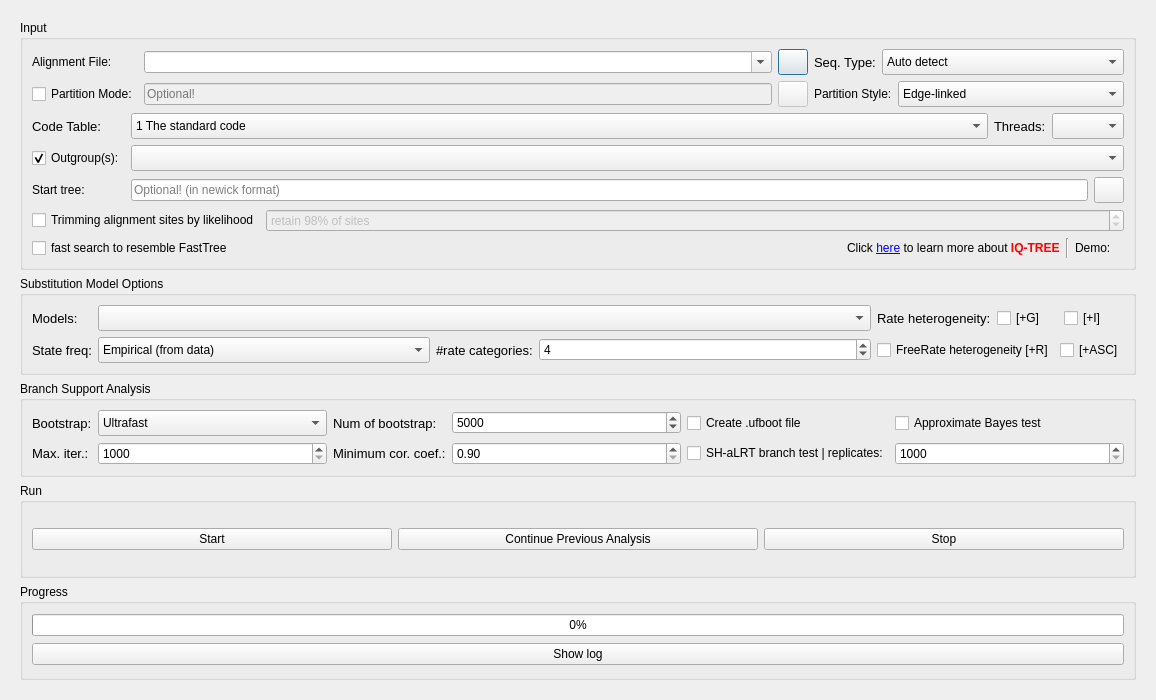
<?xml version="1.0" encoding="UTF-8"?>
<ui version="4.0">
 <class>IQTREE</class>
 <widget class="QDialog" name="IQTREE">
  <property name="geometry">
   <rect>
    <x>0</x>
    <y>0</y>
    <width>1156</width>
    <height>700</height>
   </rect>
  </property>
  <property name="windowTitle">
   <string>IQ-TREE</string>
  </property>
  <layout class="QGridLayout" name="gridLayout_5">
   <item row="0" column="0">
    <widget class="QScrollArea" name="scrollArea">
     <property name="frameShape">
      <enum>QFrame::NoFrame</enum>
     </property>
     <property name="lineWidth">
      <number>0</number>
     </property>
     <property name="widgetResizable">
      <bool>true</bool>
     </property>
     <widget class="QWidget" name="scrollAreaWidgetContents">
      <property name="geometry">
       <rect>
        <x>0</x>
        <y>0</y>
        <width>1134</width>
        <height>678</height>
       </rect>
      </property>
      <layout class="QVBoxLayout" name="verticalLayout_2">
       <item>
        <widget class="QGroupBox" name="groupBox_4">
         <property name="title">
          <string>Input</string>
         </property>
         <layout class="QVBoxLayout" name="verticalLayout">
          <item>
           <layout class="QHBoxLayout" name="horizontalLayout_6" stretch="5,2">
            <item>
             <layout class="QGridLayout" name="gridLayout_2">
              <item row="0" column="0">
               <widget class="QLabel" name="label_5">
                <property name="text">
                 <string>Alignment File:</string>
                </property>
               </widget>
              </item>
              <item row="0" column="1">
               <widget class="ListQCombobox" name="comboBox_11">
                <property name="sizePolicy">
                 <sizepolicy hsizetype="Expanding" vsizetype="Fixed">
                  <horstretch>0</horstretch>
                  <verstretch>0</verstretch>
                 </sizepolicy>
                </property>
                <property name="acceptDrops">
                 <bool>true</bool>
                </property>
                <property name="editable">
                 <bool>true</bool>
                </property>
                <property name="sizeAdjustPolicy">
                 <enum>QComboBox::AdjustToMinimumContentsLength</enum>
                </property>
               </widget>
              </item>
              <item row="0" column="2">
               <widget class="QPushButton" name="pushButton_3">
                <property name="sizePolicy">
                 <sizepolicy hsizetype="Fixed" vsizetype="Fixed">
                  <horstretch>0</horstretch>
                  <verstretch>0</verstretch>
                 </sizepolicy>
                </property>
                <property name="minimumSize">
                 <size>
                  <width>30</width>
                  <height>26</height>
                 </size>
                </property>
                <property name="maximumSize">
                 <size>
                  <width>30</width>
                  <height>26</height>
                 </size>
                </property>
                <property name="styleSheet">
                 <string notr="true"/>
                </property>
                <property name="text">
                 <string/>
                </property>
               </widget>
              </item>
              <item row="1" column="0">
               <widget class="QCheckBox" name="checkBox_8">
                <property name="text">
                 <string>Partition Mode:</string>
                </property>
               </widget>
              </item>
              <item row="1" column="1">
               <widget class="InputQLineEdit" name="lineEdit_3">
                <property name="enabled">
                 <bool>false</bool>
                </property>
                <property name="cursor">
                 <cursorShape>ArrowCursor</cursorShape>
                </property>
                <property name="readOnly">
                 <bool>true</bool>
                </property>
                <property name="placeholderText">
                 <string>Optional!</string>
                </property>
               </widget>
              </item>
              <item row="1" column="2">
               <widget class="QPushButton" name="pushButton_22">
                <property name="enabled">
                 <bool>false</bool>
                </property>
                <property name="sizePolicy">
                 <sizepolicy hsizetype="Fixed" vsizetype="Fixed">
                  <horstretch>0</horstretch>
                  <verstretch>0</verstretch>
                 </sizepolicy>
                </property>
                <property name="minimumSize">
                 <size>
                  <width>30</width>
                  <height>26</height>
                 </size>
                </property>
                <property name="maximumSize">
                 <size>
                  <width>30</width>
                  <height>26</height>
                 </size>
                </property>
                <property name="styleSheet">
                 <string notr="true"/>
                </property>
                <property name="text">
                 <string/>
                </property>
               </widget>
              </item>
             </layout>
            </item>
            <item>
             <layout class="QGridLayout" name="gridLayout_6">
              <item row="0" column="0">
               <widget class="QLabel" name="label_24">
                <property name="font">
                 <font>
                  <pointsize>10</pointsize>
                 </font>
                </property>
                <property name="text">
                 <string>Seq. Type:</string>
                </property>
                <property name="buddy">
                 <cstring>comboBox_3</cstring>
                </property>
               </widget>
              </item>
              <item row="0" column="1" colspan="2">
               <widget class="QComboBox" name="comboBox_3">
                <property name="sizePolicy">
                 <sizepolicy hsizetype="Expanding" vsizetype="Fixed">
                  <horstretch>0</horstretch>
                  <verstretch>0</verstretch>
                 </sizepolicy>
                </property>
                <property name="minimumSize">
                 <size>
                  <width>100</width>
                  <height>26</height>
                 </size>
                </property>
                <item>
                 <property name="text">
                  <string>Auto detect</string>
                 </property>
                </item>
                <item>
                 <property name="text">
                  <string>DNA</string>
                 </property>
                </item>
                <item>
                 <property name="text">
                  <string>Protein</string>
                 </property>
                </item>
                <item>
                 <property name="text">
                  <string>Codon</string>
                 </property>
                </item>
                <item>
                 <property name="text">
                  <string>Binary</string>
                 </property>
                </item>
                <item>
                 <property name="text">
                  <string>Morphology</string>
                 </property>
                </item>
                <item>
                 <property name="text">
                  <string>DNA--&gt;AA</string>
                 </property>
                </item>
               </widget>
              </item>
              <item row="1" column="0" colspan="2">
               <widget class="QLabel" name="label_8">
                <property name="text">
                 <string>Partition Style:</string>
                </property>
               </widget>
              </item>
              <item row="1" column="2">
               <widget class="QComboBox" name="comboBox_5">
                <property name="enabled">
                 <bool>true</bool>
                </property>
                <property name="sizePolicy">
                 <sizepolicy hsizetype="Expanding" vsizetype="Fixed">
                  <horstretch>0</horstretch>
                  <verstretch>0</verstretch>
                 </sizepolicy>
                </property>
                <property name="minimumSize">
                 <size>
                  <width>95</width>
                  <height>26</height>
                 </size>
                </property>
                <item>
                 <property name="text">
                  <string>Edge-linked</string>
                 </property>
                </item>
                <item>
                 <property name="text">
                  <string>Edge-unlinked</string>
                 </property>
                </item>
               </widget>
              </item>
             </layout>
            </item>
           </layout>
          </item>
          <item>
           <layout class="QGridLayout" name="gridLayout_4">
            <item row="0" column="2">
             <widget class="QComboBox" name="comboBox_9">
              <property name="sizePolicy">
               <sizepolicy hsizetype="Expanding" vsizetype="Fixed">
                <horstretch>0</horstretch>
                <verstretch>0</verstretch>
               </sizepolicy>
              </property>
              <property name="minimumSize">
               <size>
                <width>114</width>
                <height>26</height>
               </size>
              </property>
              <property name="maximumSize">
               <size>
                <width>16777215</width>
                <height>26</height>
               </size>
              </property>
              <property name="styleSheet">
               <string notr="true"/>
              </property>
              <item>
               <property name="text">
                <string>1 The standard code</string>
               </property>
              </item>
              <item>
               <property name="text">
                <string>2 Vertebrate mitochondrial code</string>
               </property>
              </item>
              <item>
               <property name="text">
                <string>3 The Yeast Mitochondrial Code</string>
               </property>
              </item>
              <item>
               <property name="text">
                <string>4 Mold, Protozoan, and Coelenterate Mitochondrial code and Mycoplasma/Spiroplasma code</string>
               </property>
              </item>
              <item>
               <property name="text">
                <string>5 Invertebrate mitochondrial</string>
               </property>
              </item>
              <item>
               <property name="text">
                <string>6 The Ciliate, Dasycladacean and Hexamita Nuclear Code</string>
               </property>
              </item>
              <item>
               <property name="text">
                <string>9 Echinoderm and Flatworm mitochondrial code</string>
               </property>
              </item>
              <item>
               <property name="text">
                <string>10 The Euplotid Nuclear Code</string>
               </property>
              </item>
              <item>
               <property name="text">
                <string>11 The Bacterial, Archaeal and Plant Plastid Code</string>
               </property>
              </item>
              <item>
               <property name="text">
                <string>12 The Alternative Yeast Nuclear Code</string>
               </property>
              </item>
              <item>
               <property name="text">
                <string>13 Ascidian mitochondrial code</string>
               </property>
              </item>
              <item>
               <property name="text">
                <string>14 Alternative flatworm mitochondrial code</string>
               </property>
              </item>
              <item>
               <property name="text">
                <string>16 Chlorophycean Mitochondrial Code</string>
               </property>
              </item>
              <item>
               <property name="text">
                <string>21 Trematode Mitochondrial Code</string>
               </property>
              </item>
              <item>
               <property name="text">
                <string>22 Scenedesmus obliquus Mitochondrial Code</string>
               </property>
              </item>
              <item>
               <property name="text">
                <string>23 Thraustochytrium Mitochondrial Code</string>
               </property>
              </item>
              <item>
               <property name="text">
                <string>24 Pterobranchia Mitochondrial Code</string>
               </property>
              </item>
              <item>
               <property name="text">
                <string>25 Candidate Division SR1 and Gracilibacteria Code</string>
               </property>
              </item>
             </widget>
            </item>
            <item row="0" column="3">
             <widget class="QLabel" name="label_27">
              <property name="font">
               <font>
                <pointsize>10</pointsize>
               </font>
              </property>
              <property name="text">
               <string>Threads:</string>
              </property>
              <property name="alignment">
               <set>Qt::AlignLeading|Qt::AlignLeft|Qt::AlignVCenter</set>
              </property>
             </widget>
            </item>
            <item row="0" column="4" colspan="2">
             <widget class="QComboBox" name="comboBox_6">
              <property name="sizePolicy">
               <sizepolicy hsizetype="Expanding" vsizetype="Fixed">
                <horstretch>0</horstretch>
                <verstretch>0</verstretch>
               </sizepolicy>
              </property>
              <property name="minimumSize">
               <size>
                <width>13</width>
                <height>26</height>
               </size>
              </property>
             </widget>
            </item>
            <item row="1" column="0" colspan="2">
             <widget class="QCheckBox" name="checkBox_9">
              <property name="text">
               <string>Outgroup(s):</string>
              </property>
              <property name="checked">
               <bool>true</bool>
              </property>
             </widget>
            </item>
            <item row="2" column="5">
             <widget class="QPushButton" name="pushButton_4">
              <property name="sizePolicy">
               <sizepolicy hsizetype="Fixed" vsizetype="Fixed">
                <horstretch>0</horstretch>
                <verstretch>0</verstretch>
               </sizepolicy>
              </property>
              <property name="minimumSize">
               <size>
                <width>30</width>
                <height>26</height>
               </size>
              </property>
              <property name="maximumSize">
               <size>
                <width>30</width>
                <height>26</height>
               </size>
              </property>
              <property name="styleSheet">
               <string notr="true"/>
              </property>
              <property name="text">
               <string/>
              </property>
             </widget>
            </item>
            <item row="0" column="0" colspan="2">
             <widget class="QLabel" name="label_22">
              <property name="font">
               <font>
                <pointsize>10</pointsize>
               </font>
              </property>
              <property name="text">
               <string>Code Table:</string>
              </property>
             </widget>
            </item>
            <item row="2" column="2" colspan="3">
             <widget class="InputQLineEdit" name="lineEdit_2">
              <property name="cursor">
               <cursorShape>ArrowCursor</cursorShape>
              </property>
              <property name="readOnly">
               <bool>true</bool>
              </property>
              <property name="placeholderText">
               <string>Optional! (in newick format)</string>
              </property>
             </widget>
            </item>
            <item row="2" column="0" colspan="2">
             <widget class="QLabel" name="label_6">
              <property name="text">
               <string>Start tree:</string>
              </property>
             </widget>
            </item>
            <item row="1" column="2" colspan="4">
             <widget class="CheckableComboBox" name="comboBox_10">
              <property name="sizePolicy">
               <sizepolicy hsizetype="Expanding" vsizetype="Fixed">
                <horstretch>0</horstretch>
                <verstretch>0</verstretch>
               </sizepolicy>
              </property>
              <property name="minimumSize">
               <size>
                <width>95</width>
                <height>26</height>
               </size>
              </property>
             </widget>
            </item>
           </layout>
          </item>
          <item>
           <layout class="QHBoxLayout" name="horizontalLayout_5">
            <item>
             <widget class="QCheckBox" name="checkBox_11">
              <property name="text">
               <string>Trimming alignment sites by likelihood</string>
              </property>
             </widget>
            </item>
            <item>
             <widget class="QSpinBox" name="spinBox_2">
              <property name="enabled">
               <bool>false</bool>
              </property>
              <property name="sizePolicy">
               <sizepolicy hsizetype="Expanding" vsizetype="Fixed">
                <horstretch>0</horstretch>
                <verstretch>0</verstretch>
               </sizepolicy>
              </property>
              <property name="suffix">
               <string>% of sites</string>
              </property>
              <property name="prefix">
               <string>retain </string>
              </property>
              <property name="maximum">
               <number>100</number>
              </property>
              <property name="value">
               <number>98</number>
              </property>
             </widget>
            </item>
           </layout>
          </item>
          <item>
           <layout class="QHBoxLayout" name="horizontalLayout_3">
            <item>
             <widget class="QCheckBox" name="checkBox_10">
              <property name="text">
               <string>fast search to resemble FastTree</string>
              </property>
             </widget>
            </item>
            <item>
             <spacer name="horizontalSpacer">
              <property name="orientation">
               <enum>Qt::Horizontal</enum>
              </property>
              <property name="sizeHint" stdset="0">
               <size>
                <width>40</width>
                <height>20</height>
               </size>
              </property>
             </spacer>
            </item>
            <item>
             <widget class="QLabel" name="label_14">
              <property name="text">
               <string>&lt;html&gt;&lt;head/&gt;&lt;body&gt;&lt;p&gt;Click &lt;a href=&quot;http://www.iqtree.org/doc/&quot;&gt;&lt;span style=&quot; text-decoration: underline; color:#0000ff;&quot;&gt;here&lt;/span&gt;&lt;/a&gt; to learn more about &lt;span style=&quot; font-weight:600; color:#ff0000;&quot;&gt;IQ-TREE&lt;/span&gt;&lt;/p&gt;&lt;/body&gt;&lt;/html&gt;</string>
              </property>
              <property name="openExternalLinks">
               <bool>true</bool>
              </property>
             </widget>
            </item>
            <item>
             <widget class="Line" name="line_2">
              <property name="orientation">
               <enum>Qt::Vertical</enum>
              </property>
             </widget>
            </item>
            <item>
             <layout class="QHBoxLayout" name="horizontalLayout_2">
              <item>
               <widget class="QLabel" name="label_3">
                <property name="text">
                 <string>Demo:</string>
                </property>
               </widget>
              </item>
              <item>
               <widget class="ClickedLableGif" name="label">
                <property name="toolTip">
                 <string>Brief example</string>
                </property>
                <property name="text">
                 <string/>
                </property>
               </widget>
              </item>
             </layout>
            </item>
           </layout>
          </item>
         </layout>
        </widget>
       </item>
       <item>
        <widget class="QGroupBox" name="groupBox">
         <property name="toolTip">
          <string/>
         </property>
         <property name="title">
          <string>Substitution Model Options</string>
         </property>
         <layout class="QGridLayout" name="gridLayout">
          <item row="0" column="0">
           <widget class="QLabel" name="label_25">
            <property name="font">
             <font>
              <pointsize>10</pointsize>
             </font>
            </property>
            <property name="text">
             <string>Models:</string>
            </property>
            <property name="alignment">
             <set>Qt::AlignLeading|Qt::AlignLeft|Qt::AlignVCenter</set>
            </property>
           </widget>
          </item>
          <item row="0" column="4">
           <layout class="QHBoxLayout" name="horizontalLayout_4">
            <item>
             <widget class="QLabel" name="label_29">
              <property name="font">
               <font>
                <pointsize>10</pointsize>
               </font>
              </property>
              <property name="text">
               <string>Rate heterogeneity:</string>
              </property>
             </widget>
            </item>
            <item>
             <widget class="QCheckBox" name="checkBox_3">
              <property name="toolTip">
               <string>Discrete Gamma model</string>
              </property>
              <property name="text">
               <string>[+G]</string>
              </property>
             </widget>
            </item>
            <item>
             <widget class="QCheckBox" name="checkBox_4">
              <property name="toolTip">
               <string>Allowing for a proportion of invariable sites</string>
              </property>
              <property name="text">
               <string>[+I]</string>
              </property>
             </widget>
            </item>
           </layout>
          </item>
          <item row="1" column="0">
           <widget class="QLabel" name="label_26">
            <property name="font">
             <font>
              <pointsize>10</pointsize>
             </font>
            </property>
            <property name="text">
             <string>State freq:</string>
            </property>
           </widget>
          </item>
          <item row="1" column="1">
           <widget class="QComboBox" name="comboBox_4">
            <property name="sizePolicy">
             <sizepolicy hsizetype="Expanding" vsizetype="Fixed">
              <horstretch>0</horstretch>
              <verstretch>0</verstretch>
             </sizepolicy>
            </property>
            <property name="minimumSize">
             <size>
              <width>13</width>
              <height>26</height>
             </size>
            </property>
            <item>
             <property name="text">
              <string>Empirical (from data)</string>
             </property>
            </item>
            <item>
             <property name="text">
              <string>AA model (from matrix)</string>
             </property>
            </item>
            <item>
             <property name="text">
              <string>ML-optimized</string>
             </property>
            </item>
            <item>
             <property name="text">
              <string>Codon F1X4</string>
             </property>
            </item>
            <item>
             <property name="text">
              <string>Codon F3X4</string>
             </property>
            </item>
           </widget>
          </item>
          <item row="1" column="2">
           <widget class="QLabel" name="label_28">
            <property name="font">
             <font>
              <pointsize>10</pointsize>
             </font>
            </property>
            <property name="text">
             <string>#rate categories:</string>
            </property>
           </widget>
          </item>
          <item row="1" column="3">
           <widget class="QSpinBox" name="spinBox">
            <property name="sizePolicy">
             <sizepolicy hsizetype="Expanding" vsizetype="Fixed">
              <horstretch>0</horstretch>
              <verstretch>0</verstretch>
             </sizepolicy>
            </property>
            <property name="minimum">
             <number>2</number>
            </property>
            <property name="maximum">
             <number>64</number>
            </property>
            <property name="value">
             <number>4</number>
            </property>
           </widget>
          </item>
          <item row="1" column="4">
           <layout class="QHBoxLayout" name="horizontalLayout">
            <item>
             <widget class="QCheckBox" name="checkBox_2">
              <property name="text">
               <string>FreeRate heterogeneity [+R]</string>
              </property>
              <property name="autoRepeat">
               <bool>false</bool>
              </property>
              <property name="autoExclusive">
               <bool>false</bool>
              </property>
             </widget>
            </item>
            <item>
             <widget class="QCheckBox" name="checkBox">
              <property name="toolTip">
               <string>Ascertainment bias correction</string>
              </property>
              <property name="text">
               <string>[+ASC]</string>
              </property>
             </widget>
            </item>
           </layout>
          </item>
          <item row="0" column="1" colspan="3">
           <widget class="QComboBox" name="comboBox_7">
            <property name="sizePolicy">
             <sizepolicy hsizetype="Expanding" vsizetype="Fixed">
              <horstretch>0</horstretch>
              <verstretch>0</verstretch>
             </sizepolicy>
            </property>
            <property name="minimumSize">
             <size>
              <width>13</width>
              <height>26</height>
             </size>
            </property>
           </widget>
          </item>
         </layout>
        </widget>
       </item>
       <item>
        <widget class="QGroupBox" name="groupBox_2">
         <property name="title">
          <string>Branch Support Analysis</string>
         </property>
         <layout class="QVBoxLayout" name="verticalLayout_3">
          <item>
           <layout class="QGridLayout" name="gridLayout_3">
            <item row="0" column="0">
             <widget class="QLabel" name="label_30">
              <property name="font">
               <font>
                <pointsize>10</pointsize>
               </font>
              </property>
              <property name="toolTip">
               <string>Bootstrap analysis</string>
              </property>
              <property name="text">
               <string>Bootstrap:</string>
              </property>
             </widget>
            </item>
            <item row="0" column="1">
             <widget class="QComboBox" name="comboBox_8">
              <property name="sizePolicy">
               <sizepolicy hsizetype="Expanding" vsizetype="Fixed">
                <horstretch>0</horstretch>
                <verstretch>0</verstretch>
               </sizepolicy>
              </property>
              <property name="minimumSize">
               <size>
                <width>13</width>
                <height>26</height>
               </size>
              </property>
              <item>
               <property name="text">
                <string>Ultrafast</string>
               </property>
              </item>
              <item>
               <property name="text">
                <string>Standard</string>
               </property>
              </item>
              <item>
               <property name="text">
                <string>None</string>
               </property>
              </item>
             </widget>
            </item>
            <item row="0" column="2">
             <widget class="QLabel" name="label_35">
              <property name="font">
               <font>
                <pointsize>10</pointsize>
               </font>
              </property>
              <property name="text">
               <string>Num of bootstrap:</string>
              </property>
             </widget>
            </item>
            <item row="0" column="3">
             <widget class="QSpinBox" name="spinBox_3">
              <property name="sizePolicy">
               <sizepolicy hsizetype="Expanding" vsizetype="Fixed">
                <horstretch>0</horstretch>
                <verstretch>0</verstretch>
               </sizepolicy>
              </property>
              <property name="minimum">
               <number>100</number>
              </property>
              <property name="maximum">
               <number>1000000</number>
              </property>
              <property name="singleStep">
               <number>10</number>
              </property>
              <property name="value">
               <number>5000</number>
              </property>
             </widget>
            </item>
            <item row="0" column="4">
             <widget class="QCheckBox" name="checkBox_5">
              <property name="enabled">
               <bool>true</bool>
              </property>
              <property name="toolTip">
               <string>Write bootstrap trees to .ufboot file</string>
              </property>
              <property name="text">
               <string>Create .ufboot file</string>
              </property>
              <property name="checked">
               <bool>false</bool>
              </property>
             </widget>
            </item>
            <item row="0" column="5">
             <widget class="QCheckBox" name="checkBox_7">
              <property name="text">
               <string>Approximate Bayes test</string>
              </property>
             </widget>
            </item>
            <item row="1" column="0">
             <widget class="QLabel" name="label_36">
              <property name="font">
               <font>
                <pointsize>10</pointsize>
               </font>
              </property>
              <property name="toolTip">
               <string>Maximum iterations</string>
              </property>
              <property name="text">
               <string>Max. iter.:</string>
              </property>
             </widget>
            </item>
            <item row="1" column="1">
             <widget class="QSpinBox" name="spinBox_4">
              <property name="sizePolicy">
               <sizepolicy hsizetype="Expanding" vsizetype="Fixed">
                <horstretch>0</horstretch>
                <verstretch>0</verstretch>
               </sizepolicy>
              </property>
              <property name="toolTip">
               <string>Maximum iterations</string>
              </property>
              <property name="minimum">
               <number>1000</number>
              </property>
              <property name="maximum">
               <number>100000000</number>
              </property>
              <property name="singleStep">
               <number>100</number>
              </property>
             </widget>
            </item>
            <item row="1" column="2">
             <widget class="QLabel" name="label_37">
              <property name="font">
               <font>
                <pointsize>10</pointsize>
               </font>
              </property>
              <property name="toolTip">
               <string>Minimum correlation coefficient</string>
              </property>
              <property name="text">
               <string>Minimum cor. coef.:</string>
              </property>
             </widget>
            </item>
            <item row="1" column="3">
             <widget class="QDoubleSpinBox" name="doubleSpinBox">
              <property name="sizePolicy">
               <sizepolicy hsizetype="Expanding" vsizetype="Fixed">
                <horstretch>0</horstretch>
                <verstretch>0</verstretch>
               </sizepolicy>
              </property>
              <property name="toolTip">
               <string>Minimum correlation coefficient</string>
              </property>
              <property name="minimum">
               <double>0.900000000000000</double>
              </property>
              <property name="maximum">
               <double>0.990000000000000</double>
              </property>
              <property name="singleStep">
               <double>0.010000000000000</double>
              </property>
             </widget>
            </item>
            <item row="1" column="4">
             <widget class="QCheckBox" name="checkBox_6">
              <property name="enabled">
               <bool>true</bool>
              </property>
              <property name="text">
               <string>SH-aLRT branch test | replicates:</string>
              </property>
              <property name="checked">
               <bool>false</bool>
              </property>
             </widget>
            </item>
            <item row="1" column="5">
             <widget class="QSpinBox" name="spinBox_5">
              <property name="sizePolicy">
               <sizepolicy hsizetype="Expanding" vsizetype="Fixed">
                <horstretch>0</horstretch>
                <verstretch>0</verstretch>
               </sizepolicy>
              </property>
              <property name="toolTip">
               <string/>
              </property>
              <property name="minimum">
               <number>1000</number>
              </property>
              <property name="maximum">
               <number>100000000</number>
              </property>
              <property name="singleStep">
               <number>100</number>
              </property>
             </widget>
            </item>
           </layout>
          </item>
         </layout>
        </widget>
       </item>
       <item>
        <widget class="QGroupBox" name="groupBox_3">
         <property name="title">
          <string>Run</string>
         </property>
         <layout class="QHBoxLayout" name="horizontalLayout_8">
          <item>
           <widget class="ArrowPushButton" name="pushButton">
            <property name="sizePolicy">
             <sizepolicy hsizetype="Expanding" vsizetype="Fixed">
              <horstretch>0</horstretch>
              <verstretch>0</verstretch>
             </sizepolicy>
            </property>
            <property name="text">
             <string>Start</string>
            </property>
            <property name="icon">
             <iconset resource="../myRes.qrc">
              <normaloff>:/picture/resourses/if_start_60207.png</normaloff>:/picture/resourses/if_start_60207.png</iconset>
            </property>
           </widget>
          </item>
          <item>
           <widget class="QPushButton" name="pushButton_continue">
            <property name="sizePolicy">
             <sizepolicy hsizetype="Expanding" vsizetype="Fixed">
              <horstretch>0</horstretch>
              <verstretch>0</verstretch>
             </sizepolicy>
            </property>
            <property name="layoutDirection">
             <enum>Qt::LeftToRight</enum>
            </property>
            <property name="autoFillBackground">
             <bool>false</bool>
            </property>
            <property name="text">
             <string>Continue Previous Analysis</string>
            </property>
            <property name="icon">
             <iconset resource="../myRes.qrc">
              <normaloff>:/picture/resourses/Play-pause_button_play_stop_blue_pause.png</normaloff>:/picture/resourses/Play-pause_button_play_stop_blue_pause.png</iconset>
            </property>
            <property name="autoExclusive">
             <bool>false</bool>
            </property>
           </widget>
          </item>
          <item>
           <widget class="QPushButton" name="pushButton_2">
            <property name="sizePolicy">
             <sizepolicy hsizetype="Expanding" vsizetype="Fixed">
              <horstretch>0</horstretch>
              <verstretch>0</verstretch>
             </sizepolicy>
            </property>
            <property name="text">
             <string>Stop</string>
            </property>
            <property name="icon">
             <iconset resource="../myRes.qrc">
              <normaloff>:/picture/resourses/if_Delete_1493279.png</normaloff>:/picture/resourses/if_Delete_1493279.png</iconset>
            </property>
           </widget>
          </item>
         </layout>
        </widget>
       </item>
       <item>
        <widget class="QGroupBox" name="groupBox_6">
         <property name="title">
          <string>Progress</string>
         </property>
         <layout class="QGridLayout" name="gridLayout_7">
          <item row="1" column="0">
           <widget class="QPushButton" name="pushButton_9">
            <property name="text">
             <string>Show log</string>
            </property>
            <property name="icon">
             <iconset resource="../myRes.qrc">
              <normaloff>:/picture/resourses/Eye_Care_Services-512.png</normaloff>:/picture/resourses/Eye_Care_Services-512.png</iconset>
            </property>
           </widget>
          </item>
          <item row="0" column="0">
           <widget class="QProgressBar" name="progressBar">
            <property name="value">
             <number>0</number>
            </property>
           </widget>
          </item>
         </layout>
        </widget>
       </item>
      </layout>
     </widget>
    </widget>
   </item>
  </layout>
 </widget>
 <customwidgets>
  <customwidget>
   <class>InputQLineEdit</class>
   <extends>QLineEdit</extends>
   <header>src.CustomWidget.h</header>
  </customwidget>
  <customwidget>
   <class>ArrowPushButton</class>
   <extends>QPushButton</extends>
   <header>src.CustomWidget.h</header>
  </customwidget>
  <customwidget>
   <class>ListQCombobox</class>
   <extends>QComboBox</extends>
   <header>src.CustomWidget.h</header>
  </customwidget>
  <customwidget>
   <class>ClickedLableGif</class>
   <extends>QLabel</extends>
   <header>src.CustomWidget.h</header>
  </customwidget>
  <customwidget>
   <class>CheckableComboBox</class>
   <extends>QComboBox</extends>
   <header>src.CustomWidget.h</header>
  </customwidget>
 </customwidgets>
 <tabstops>
  <tabstop>pushButton_3</tabstop>
  <tabstop>lineEdit_3</tabstop>
  <tabstop>pushButton_9</tabstop>
  <tabstop>pushButton_22</tabstop>
  <tabstop>pushButton_2</tabstop>
  <tabstop>pushButton</tabstop>
 </tabstops>
 <resources>
  <include location="../myRes.qrc"/>
 </resources>
 <connections>
  <connection>
   <sender>checkBox_2</sender>
   <signal>toggled(bool)</signal>
   <receiver>checkBox_3</receiver>
   <slot>setDisabled(bool)</slot>
   <hints>
    <hint type="sourcelabel">
     <x>865</x>
     <y>362</y>
    </hint>
    <hint type="destinationlabel">
     <x>870</x>
     <y>324</y>
    </hint>
   </hints>
  </connection>
  <connection>
   <sender>checkBox_2</sender>
   <signal>toggled(bool)</signal>
   <receiver>checkBox_4</receiver>
   <slot>setDisabled(bool)</slot>
   <hints>
    <hint type="sourcelabel">
     <x>865</x>
     <y>362</y>
    </hint>
    <hint type="destinationlabel">
     <x>947</x>
     <y>324</y>
    </hint>
   </hints>
  </connection>
  <connection>
   <sender>checkBox_6</sender>
   <signal>toggled(bool)</signal>
   <receiver>spinBox_5</receiver>
   <slot>setEnabled(bool)</slot>
   <hints>
    <hint type="sourcelabel">
     <x>839</x>
     <y>461</y>
    </hint>
    <hint type="destinationlabel">
     <x>948</x>
     <y>459</y>
    </hint>
   </hints>
  </connection>
  <connection>
   <sender>checkBox_2</sender>
   <signal>toggled(bool)</signal>
   <receiver>label_29</receiver>
   <slot>setDisabled(bool)</slot>
   <hints>
    <hint type="sourcelabel">
     <x>865</x>
     <y>362</y>
    </hint>
    <hint type="destinationlabel">
     <x>793</x>
     <y>322</y>
    </hint>
   </hints>
  </connection>
  <connection>
   <sender>checkBox_9</sender>
   <signal>clicked(bool)</signal>
   <receiver>comboBox_10</receiver>
   <slot>setEnabled(bool)</slot>
   <hints>
    <hint type="sourcelabel">
     <x>157</x>
     <y>174</y>
    </hint>
    <hint type="destinationlabel">
     <x>712</x>
     <y>178</y>
    </hint>
   </hints>
  </connection>
  <connection>
   <sender>checkBox_11</sender>
   <signal>toggled(bool)</signal>
   <receiver>spinBox_2</receiver>
   <slot>setEnabled(bool)</slot>
   <hints>
    <hint type="sourcelabel">
     <x>81</x>
     <y>228</y>
    </hint>
    <hint type="destinationlabel">
     <x>432</x>
     <y>240</y>
    </hint>
   </hints>
  </connection>
 </connections>
</ui>
